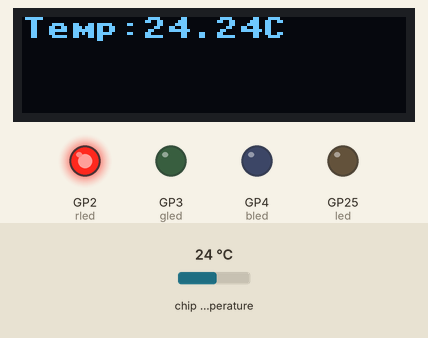
Recording of a program running on a simulated Raspberry Pi Pico running MicroPython. On the bench: 128×32 one-colour display, output pins drawn as LEDs (lit = HIGH). The inputs (shaded band) are chosen by the test bench; at power-on: chip temperature 24 °C. What the program prints to the serial console is not drawn.

Above: at 1.3 s.
1.4 s: chip temperature set to 1 °C
At 11.3 s:
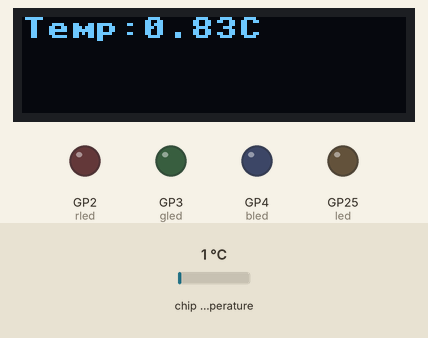
11.9 s: chip temperature set to 22 °C
At 21.9 s:
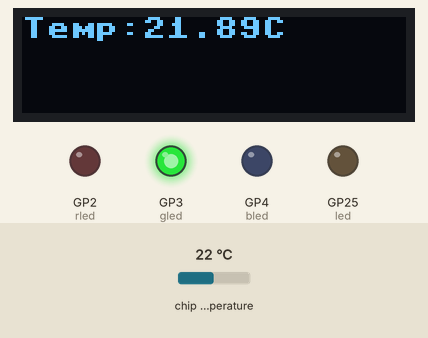
22.2 s: chip temperature set to 34 °C
At 31.5 s:
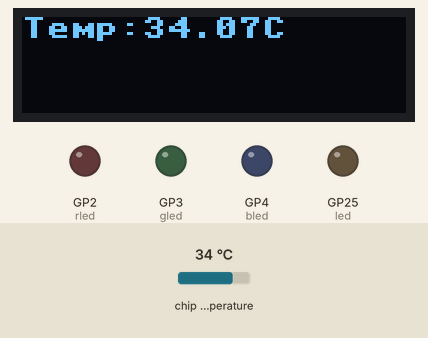
32.5 s: chip temperature set to 27 °C
At 42.6 s:
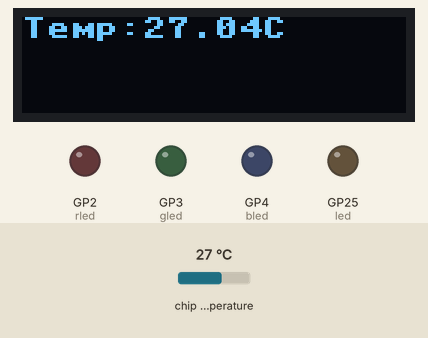
Timing chart, 0 to 43.9 s (numbered marks = the images above; inputs shaded):
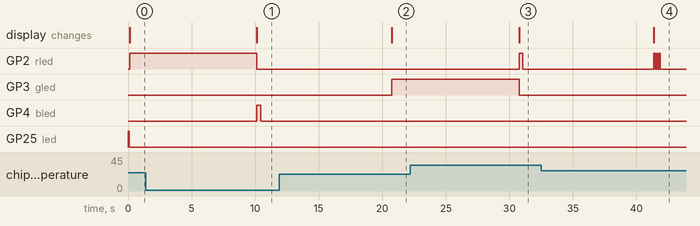

The program:

RGB_LED_ThermbowOLED.py
```python
# this should turn on the green light
# I had to get thonny to install micropython onto the pico, went for pico H
import machine
import utime
from machine import Pin

# followed tutorial at https://www.tomshardware.com/how-to/oled-display-raspberry-pi-pico
# installed micropython-ssd1306
from machine import Pin, I2C
from ssd1306 import SSD1306_I2C

i2c=I2C(0,sda=Pin(0), scl=Pin(1), freq=400000)

oled = SSD1306_I2C(128, 32, i2c) # set you oled size, mine was 128 pixels x 32 pixels
"""
oled.text("HI DANNY", 0, 0)
oled.hline(2,31,120,1)
oled.show()
"""


# internal led
led = Pin(25, Pin.OUT)
led.on()
utime.sleep(0.1)
led.off()

rled = Pin(2, Pin.OUT)
gled = Pin(3, Pin.OUT)
bled = Pin(4, Pin.OUT)


def lightsOut():
    rled.off()
    gled.off()
    bled.off()

def red():
    rled.on()

def green():
    gled.on()

def blue():
    bled.on()

def purple():
    rled.on()
    bled.on()

def blueGreen():
    gled.on()
    bled.on()

def greenOrange():
    gled.on()
    rled.on()

def redTripleFlashy():
    for x in range(3):
        rled.on()
        utime.sleep(0.1)
        rled.off()
        utime.sleep(0.1)
    utime.sleep(3)

def redFlashyForever():
    rled.on()
    utime.sleep(0.3)
    rled.off()
    utime.sleep(0.3)

def blueTripleFlashy():
    for x in range(3):
        bled.on()
        utime.sleep(0.1)
        bled.off()
        utime.sleep(0.1)
    utime.sleep(3)

def blueFlashyForever():
    bled.on()
    utime.sleep(0.3)
    bled.off()
    utime.sleep(0.3)


sensor_temp = machine.ADC(4)
conversion_factor = 3.3 / (65535)

while True:
    oled.fill(0)

    reading = sensor_temp.read_u16() * conversion_factor
    temperature = 27 - (reading - 0.706)/0.001721
    temperature=round(temperature,2)
    print(temperature)

    oled.text(("Temp:"+str(temperature)+"C"), 0, 0)
    oled.show()


    #temperature = str(temperature)
    #lED_Flash_Duration = 0.2

    #reset light colour
    lightsOut()
    if temperature < 14 :                        # Frickin freeeezin
        blueFlashyForever()
        print("Blue Flash")
    elif temperature >= 14 and temperature < 16: # Way too cold
        blueTripleFlashy()
        print("Blue Triple Flash")
    elif temperature >= 16 and temperature < 18: # Too cold
        blue()
        print("Blue")
    elif temperature >= 18 and temperature < 20: # Not great, not terrible.
        blueGreen()
        print("Blue Green")
    elif temperature >= 20 and temperature < 22: # NICE
        green()
        print("Green")
    elif temperature >= 22 and temperature < 24: # Nice but a tad warm
        greenOrange()
        print("Green Orange")
    elif temperature >= 24 and temperature < 26: # Almost too warm
        red()
        print("Red")
    elif temperature >= 26 and temperature < 28: # Too hot
        redTripleFlashy()
        print("Red Triple Flash")
    elif temperature >= 28:
        redFlashyForever()                       # Melting my feet
        print("Continuous Red Flash")

    # check program every 10 seconds
    utime.sleep(10)
```

Measured:
- after the input at 1.4 s, GP2 (rled): HIGH → LOW after 8.7 s; GP4 (bled): LOW → HIGH after 8.7 s, → LOW 0.30 s later; the display: changes after 8.7 s (image 1)
- after the input at 11.9 s, GP3 (gled): LOW → HIGH after 8.9 s; GP4 (bled): stays LOW (without the input it goes to HIGH after 8.9 s); the display: changes after 8.9 s (image 2)
- after the input at 22.2 s, GP2 (rled): LOW → HIGH after 8.6 s, → LOW 0.30 s later; GP3 (gled): HIGH → LOW after 8.6 s; the display: changes after 8.6 s (image 3)
- after the input at 32.5 s, the display: changes after 8.9 s (image 4)
